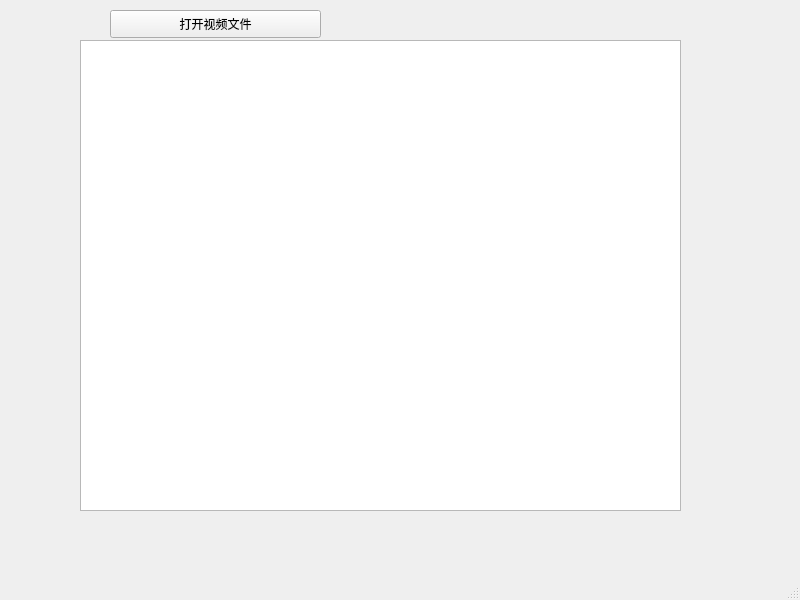
<?xml version="1.0" encoding="UTF-8"?>
<ui version="4.0">
 <class>MainWindow</class>
 <widget class="QMainWindow" name="MainWindow">
  <property name="geometry">
   <rect>
    <x>0</x>
    <y>0</y>
    <width>800</width>
    <height>600</height>
   </rect>
  </property>
  <property name="windowTitle">
   <string>MainWindow</string>
  </property>
  <widget class="QWidget" name="centralwidget">
   <widget class="QTextEdit" name="textEdit">
    <property name="geometry">
     <rect>
      <x>80</x>
      <y>40</y>
      <width>601</width>
      <height>471</height>
     </rect>
    </property>
   </widget>
   <widget class="QPushButton" name="openVideoFile">
    <property name="geometry">
     <rect>
      <x>110</x>
      <y>10</y>
      <width>211</width>
      <height>28</height>
     </rect>
    </property>
    <property name="text">
     <string>打开视频文件</string>
    </property>
   </widget>
  </widget>
  <widget class="QMenuBar" name="menubar">
   <property name="geometry">
    <rect>
     <x>0</x>
     <y>0</y>
     <width>800</width>
     <height>26</height>
    </rect>
   </property>
  </widget>
  <widget class="QStatusBar" name="statusbar"/>
 </widget>
 <resources/>
 <connections/>
</ui>
